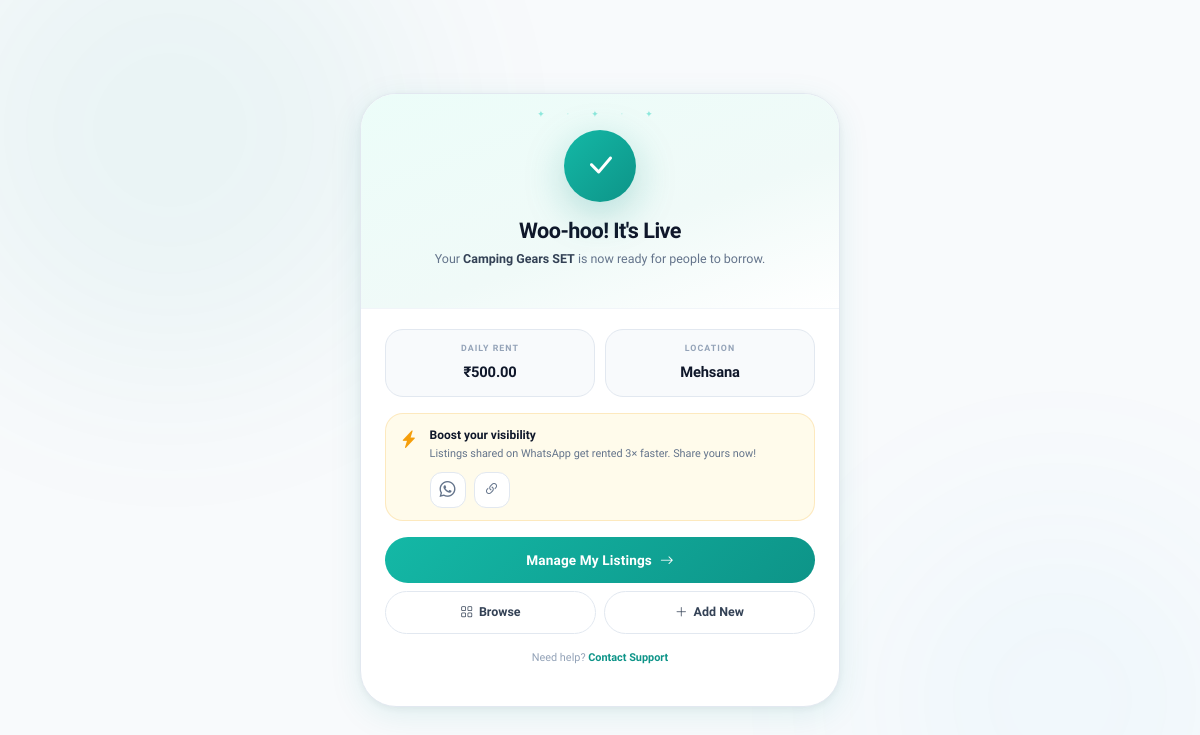
Screenshot of /item_success/3/ with the database file from the repository.
### core/models.py (models this page shows, shortened)
class Item(models.Model):
    QUALITY_CHOICES = [
        ("excellent", "Excellent"),
        ("good", "Good"),
        ("average", "Average"),
    ]
    STATUS_CHOICES = [
        ("available", "Available"),
        ("in use", "In Use")
    ]
    owner = models.ForeignKey(User, on_delete=models.CASCADE)
    category = models.ForeignKey(
        Category,
        on_delete=models.CASCADE,
        related_name="items"
    )
    name = models.CharField(max_length=200)
    brand = models.CharField(max_length=120)
    purchase_price = models.DecimalField(max_digits=10, decimal_places=2)
    purchase_year = models.PositiveIntegerField()
    description = models.TextField(blank=True)
    quality = models.CharField(max_length=20, choices=QUALITY_CHOICES)
    latitude = models.CharField(max_length=50, blank=True)
    longitude = models.CharField(max_length=50, blank=True)
    allow_delivery = models.BooleanField(default=False)
    self_pickup = models.BooleanField(default=True)
    city = models.CharField(max_length=100, blank=True, null=True)
    rent_per_day = models.DecimalField(
        max_digits=8,
        decimal_places=2
    )
    deposit_amount = models.DecimalField(
        max_digits=8,
        decimal_places=2,
        default=0.00
    )
    availability_status = models.CharField(
        max_length=20,
        choices=STATUS_CHOICES,
        default="available"
    )
    created_at = models.DateTimeField(auto_now_add=True)
    from decimal import Decimal
    from django.utils.timezone import now

### core/views.py (the view)
# urls.py: path("item_success/<int:item_id>/", views.item_success, name="item_success"),
def item_success(request, item_id):
    item = get_object_or_404(Item, id=item_id)
    return render(request, "items/item_success_added.html", {
        "item": item
    })

### core/context_processors.py (called while the page is built)
def cities_with_items(request):
    cities = (
        Item.objects
        .filter(availability_status="available")
        .values_list("city", flat=True)
        .distinct()
    )
    selected_city = request.session.get("selected_city")
    return {
        "navbar_cities": cities,
        "selected_city": selected_city
    }

### templates/items/item_success_added.html (shortened to what this page needs)
<!DOCTYPE html>
<html lang="en">
<head>
    <link href="https://cdn.jsdelivr.net/npm/bootstrap@5.3.3/dist/css/bootstrap.min.css" rel="stylesheet">
    <link rel="stylesheet" href="https://cdn.jsdelivr.net/npm/bootstrap-icons@1.11.3/font/bootstrap-icons.min.css">
</head>
<body>
<div class="sc-card">
    <div class="sc-hero">
        <div class="sc-check">
            <i class="bi bi-check-lg"></i>
        </div>
        <h2 class="sc-hero-title">Woo-hoo! It's Live </h2>
        <p class="sc-hero-sub">
            Your <strong>{{ item.name|default:"Awesome Gear" }}</strong> is now ready for people to borrow.
        </p>
    </div>
    <div class="sc-body">
        <div class="sc-stats">
            <div class="sc-stat">
                <span class="sc-stat-label">Daily Rent</span>
                <span class="sc-stat-val">₹{{ item.rent_per_day|default:"0" }}</span>
            </div>
            <div class="sc-stat">
                <span class="sc-stat-label">Location</span>
                <span class="sc-stat-val">{{ item.city|default:"Mehsana" }}</span>
            </div>
        </div>
        <div class="sc-boost">
            <i class="bi bi-lightning-charge-fill sc-boost-icon"></i>
            <div>
                <p class="sc-boost-title">Boost your visibility</p>
                <p class="sc-boost-sub">Listings shared on WhatsApp get rented 3× faster. Share yours now!</p>
                <div class="sc-share-row">
                    <a href="https://wa.me/?text=Check out my {{ item.name }} on SamanLoop!"
                       target="_blank"
                       class="sc-share-btn"
                       title="Share on WhatsApp">
                        <i class="bi bi-whatsapp"></i>
                    </a>
                    <button class="sc-share-btn" onclick="copyLink()" title="Copy Link">
                        <i class="bi bi-link-45deg" id="copyIcon"></i>
                    </button>
                </div>
            </div>
        </div>
        <div class="sc-ctas">
            <a href="{% url 'my_items' %}" class="sc-btn-primary">
                Manage My Listings <i class="bi bi-arrow-right"></i>
            </a>
            <div class="sc-btn-row">
                <a href="{% url 'browse_items' %}" class="sc-btn-secondary">
                    <i class="bi bi-grid"></i> Browse
                </a>
                <a href="{% url 'add_item' %}" class="sc-btn-secondary">
                    <i class="bi bi-plus-lg"></i> Add New
                </a>
            </div>
        </div>
        <p class="sc-foot-note">
            Need help? <a href="#">Contact Support</a>
        </p>
    </div>
</div>
</body>
</html>

### rows the page displays
Item: name "Camping Gears SET", rent_per_day "500.00", city "Mehsana"
